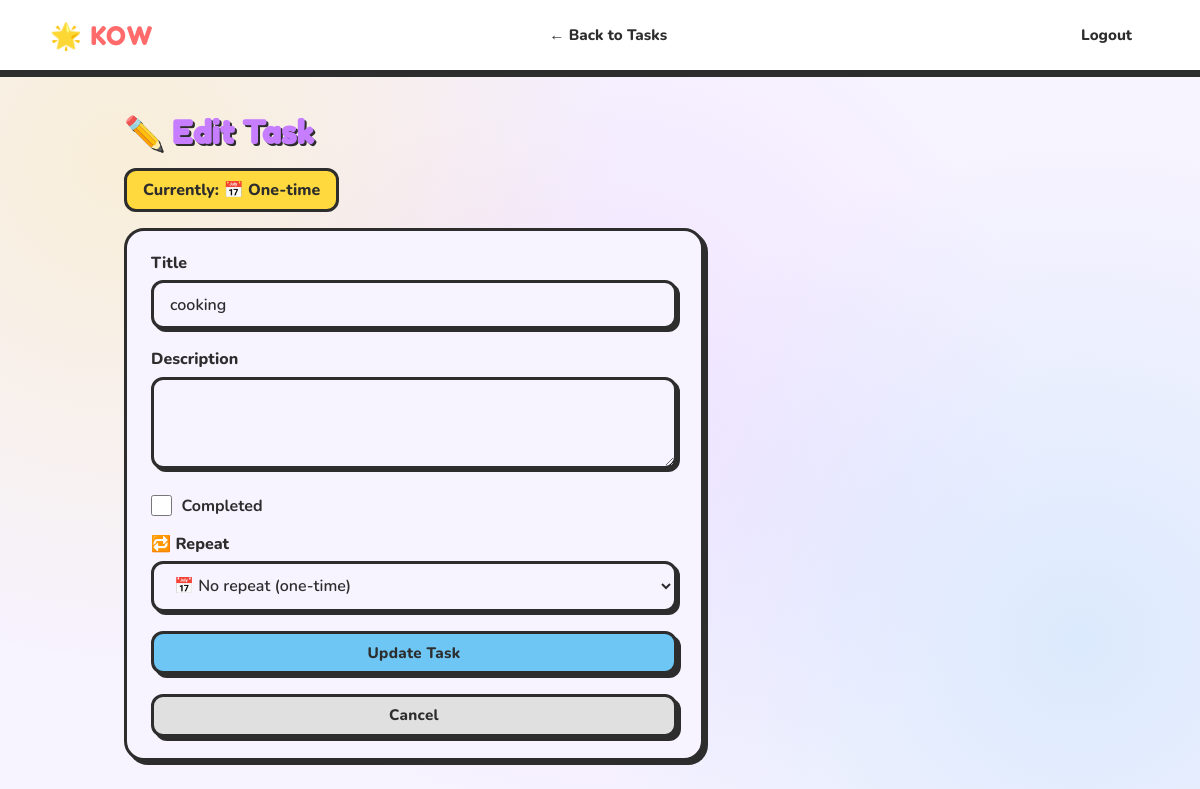
Screenshot of /updatetask/1 (signed in) with the database file from the repository.
### app/models.py (models this page shows, shortened)
class Task(db.Model):
    __tablename__ = 'task'
    task_id = db.Column(db.Integer, primary_key=True)
    title = db.Column(db.String(100), nullable=False)
    description = db.Column(db.Text, nullable=False, default="-")
    date = db.Column(db.DateTime, nullable=False, default=datetime.utcnow)
    time = db.Column(db.Time, nullable=False)
    completion_status = db.Column(db.Boolean, nullable=False, default=False)
    user_id = db.Column(db.Integer, db.ForeignKey('user.id'), nullable=False)
    recurrence_type = db.Column(db.String(20), nullable=False, default='none')
    recurrence_hours = db.Column(db.Integer, nullable=True)
    recurrence_days = db.Column(db.String(20), nullable=True)
    recurrence_end = db.Column(db.DateTime, nullable=True)
    occurrences = db.relationship('TaskOccurrence', backref='task', lazy=True,
                                  cascade='all, delete-orphan')
    def recurrence_days_list(self):
        if self.recurrence_days:
            return [int(d) for d in self.recurrence_days.split(',') if d.strip()]
        return []

### app/routes.py (the view, shortened to what this page needs)
@app.route("/updatetask/<int:task_id>", methods=["GET", "POST"])
@login_required
def updatetask(task_id):
    task = Task.query.get_or_404(task_id)
    if task.user_id != current_user.id:
        flash('Not authorized.', 'danger')
        return redirect(url_for('taskList'))
    form = UpdateTaskForm()
    form.title.data = task.title
    form.description.data = task.description
    form.completion_status.data = task.completion_status
    form.recurrence_type.data = task.recurrence_type
    form.recurrence_hours.data = task.recurrence_hours
    form.recurrence_days.data = [str(d) for d in task.recurrence_days_list()]
    if task.recurrence_end:
        form.recurrence_end.data = task.recurrence_end.date() if hasattr(task.recurrence_end, 'date') else task.recurrence_end
    return render_template("taskupdate.html", form=form, task=task,
                           recurrence_label=recurrence_label)

### app/forms.py
class UpdateTaskForm(FlaskForm):
    title = StringField('Title', validators=[Optional()])
    description = TextAreaField('Description', validators=[Optional()])
    completion_status = BooleanField('Completed')
    recurrence_type = SelectField('Repeat', choices=RECURRENCE_CHOICES, default='none')
    recurrence_hours = IntegerField(
        'Every how many hours?',
        validators=[Optional(), NumberRange(min=1, max=23)],
        default=1
    )
    recurrence_days = SelectMultipleField(
        'Which days of the week?',
        choices=WEEKDAY_CHOICES,
        validators=[Optional()]
    )
    recurrence_end = DateField('Stop repeating on (optional)', validators=[Optional()])
    submit = SubmitField('Update Task')

### app/models.py (called while the page is built)
@login_manager.user_loader
def load_user(user_id):
    return User.query.get(int(user_id))

### app/taskManagement.py (called while the page is built, shortened)
def recurrence_label(task):
    t = task.recurrence_type
    if t == 'none':
        return '📅 One-time'

### app/templates/taskUpdate.html (shortened to what this page needs)
<!DOCTYPE html>
<html lang="en">
<head>
  <link rel="stylesheet" href="{{ url_for('static', filename='kids.css') }}">
</head>
<body>
  <header class="site-header">
    <nav>
      <a class="navbar-brand" href="{{ url_for('home') }}">🌟 KOW</a>
      <div class="navbar-nav mr-auto">
        <a class="nav-item" href="{{ url_for('taskList') }}">← Back to Tasks</a>
      </div>
      <div class="navbar-nav">
        <a class="nav-item nav-link" href="{{ url_for('logout') }}">Logout</a>
      </div>
    </nav>
  </header>
  <main role="main" class="container">
    <h2>✏️ Edit Task</h2>
    <div class="current-recurrence">Currently: {{ recurrence_label(task) }}</div>
    <div class="section-card form-card" style="max-width:580px;">
      <form method="POST">
        <div class="form-group">
          {{ form.title.label(class="form-control-label") }}
          {{ form.title(class="form-control") }}
        </div>
        <div class="form-group">
          {{ form.description.label(class="form-control-label") }}
          {{ form.description(class="form-control", rows=3) }}
        </div>
        <div class="form-check mb-3">
          {{ form.completion_status(class="form-check-input") }}
          {{ form.completion_status.label(class="form-check-label") }}
        </div>
        <div class="form-group">
          <label class="form-control-label">🔁 Repeat</label>
          <select name="recurrence_type" id="recurrence_type" class="form-control"
                  onchange="showRecurrencePanel(this.value)">
            {% for value, label in form.recurrence_type.choices %}
              <option value="{{ value }}" {% if form.recurrence_type.data == value %}selected{% endif %}>
                {{ label }}
              </option>
            {% endfor %}
          </select>
        </div>
        <div class="form-group" style="margin-top:1.2rem;">
          {{ form.submit(class="btn btn-primary btn-block") }}
        </div>
        <a href="{{ url_for('taskList') }}" class="btn btn-secondary btn-block"
           style="margin-top:0.5rem;">Cancel</a>
      </form>
    </div>
  </main>
</body>
</html>

### app/static/kids.css (style rules this page uses)
:root { --sky: #6EC6F5; --sun: #FFD93D; --grass: #6BCB77; --coral: #FF6B6B; --lavender: #C77DFF; --peach: #FFB347; --mint: #A8EDEA; --cloud: #FFFFFF; --ink: #2D2D2D; --soft: #F7F3FF; --shadow: 4px 4px 0px #2D2D2D; --shadow-lg: 6px 6px 0px #2D2D2D; --border: 3px solid #2D2D2D; --radius: 20px; --radius-sm: 12px; }
* { box-sizing: border-box; margin: 0; padding: 0; }
body { font-family: 'Nunito', sans-serif; background-color: var(--soft); background-image: radial-gradient(circle at 10% 20%, #FFD93D33 0%, transparent 40%), radial-gradient(circle at 90% 80%, #6EC6F533 0%, transparent 40%), radial-gradient(circle at 50% 50%, #C77DFF22 0%, transparent 60%); color: var(--ink); min-height: 100vh; }
.site-header { background: var(--cloud); border-bottom: var(--border); box-shadow: 0 4px 0 #2D2D2D; padding: 0 2rem; position: sticky; top: 0; z-index: 100; }
.site-header nav { display: flex; align-items: center; justify-content: space-between; max-width: 1100px; margin: 0 auto; height: 70px; }
.navbar-brand { font-family: 'Fredoka One', cursive; font-size: 1.6rem; color: var(--coral); text-decoration: none; letter-spacing: 1px; }
.navbar-nav { display: flex; align-items: center; gap: 0.5rem; }
.nav-item, .nav-link { font-family: 'Nunito', sans-serif; font-weight: 800; font-size: 0.95rem; text-decoration: none; color: var(--ink); padding: 0.4rem 1rem; border-radius: var(--radius-sm); border: 2.5px solid transparent; transition: all 0.15s ease; }
.container { max-width: 1000px; margin: 2.5rem auto; padding: 0 1.5rem; }
h2 { font-family: 'Fredoka One', cursive; font-size: 2rem; color: var(--lavender); text-shadow: 2px 2px 0 var(--ink); margin-bottom: 1rem; }
.btn { display: inline-block; font-family: 'Nunito', sans-serif; font-weight: 800; font-size: 0.95rem; padding: 0.55rem 1.3rem; border-radius: var(--radius-sm); border: var(--border); cursor: pointer; text-decoration: none; box-shadow: var(--shadow); transition: all 0.12s ease; letter-spacing: 0.3px; }
.btn-primary { background: var(--sky); color: var(--ink); }
.btn-secondary { background: #e0e0e0; color: var(--ink); }
.btn-block { display: block; width: 100%; text-align: center; }
.form-group { margin-bottom: 1.2rem; }
.form-control-label { display: block; font-weight: 800; margin-bottom: 0.4rem; color: var(--ink); }
.form-control { width: 100%; padding: 0.65rem 1rem; border: var(--border); border-radius: var(--radius-sm); font-family: 'Nunito', sans-serif; font-size: 1rem; font-weight: 600; background: var(--soft); color: var(--ink); box-shadow: 3px 3px 0 #2D2D2D; outline: none; transition: box-shadow 0.15s ease; }
.form-check { display: flex; align-items: center; gap: 0.6rem; }
.form-check-input { width: 1.3rem; height: 1.3rem; accent-color: var(--grass); cursor: pointer; }
.form-check-label { font-weight: 700; cursor: pointer; }
.mb-3 { margin-bottom: 1rem; }
.section-card { background: var(--cloud); border: var(--border); border-radius: var(--radius); padding: 1.3rem 1.5rem; box-shadow: var(--shadow); }
.form-card { background: #F7F3FF; }

### app/templates/taskUpdate.html (style rules this page uses)
.current-recurrence { background: var(--sun); border: var(--border); border-radius: var(--radius-sm); padding: 0.5rem 1rem; font-weight: 800; margin-bottom: 1rem; display: inline-block; }

### rows the page displays
Task: recurrence_type "📅 One-time", title "cooking", recurrence_type "📅 No repeat (one-time)"
